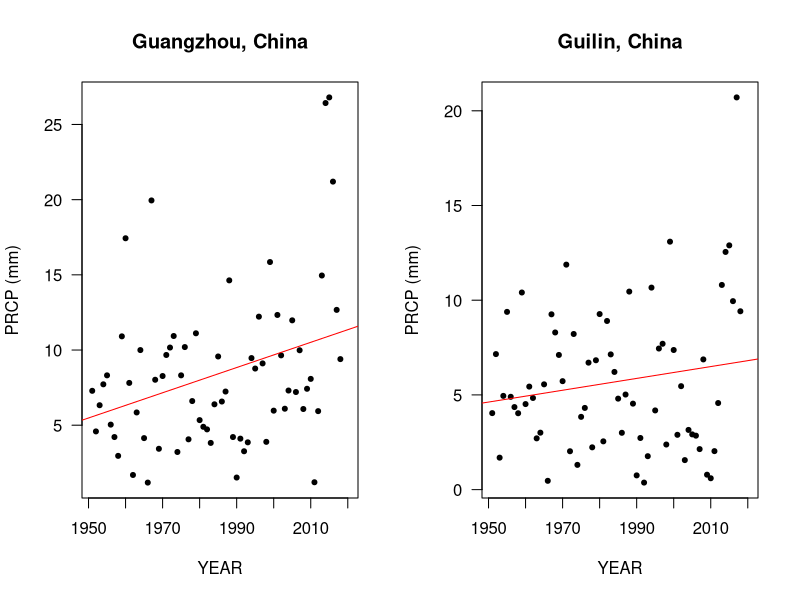

Generate this figure with R:
## ---- chunk 1
knitr::opts_chunk$set(echo = TRUE)
## ---- chunk 2
read.csv("guangzhouprecip.csv")
guangzhou_precdata <- read.csv("guangzhouprecip.csv")
head(guangzhou_precdata)
str(guangzhou_precdata)
names(guangzhou_precdata)
## ---- chunk 3
#plotting guangzhou data
#plot(PRCP~DATE, guangzhou_precdata)
min(guangzhou_precdata$PRCP)
strDates <- as.character(guangzhou_precdata$DATE)
guangzhou_precdata$NewDate <- as.Date(strDates, "%Y-%m-%d")

## ---- chunk 4
#plot(PRCP~NewDate, guangzhou_precdata)
prcp.lm=lm(PRCP~NewDate, data=guangzhou_precdata)
#abline(coef(prcp.lm), col="red")
## ---- chunk 5
#monthly means for the year
guangzhou_precdata$Month = format(as.Date(guangzhou_precdata$NewDate), format = "%m")
guangzhou_precdata$Year = format(guangzhou_precdata$NewDate, format="%Y")
MonthlyPRCPMean = aggregate(PRCP~Month+Year, guangzhou_precdata, mean)
MonthlyPRCPMean$YEAR = as.numeric(MonthlyPRCPMean$Year)
MonthlyPRCPMean$MONTH = as.numeric(MonthlyPRCPMean$Month)
#plot(MonthlyPRCPMean$PRCP)
## ---- chunk 6
#mean for August
#plot(PRCP~YEAR, data=MonthlyPRCPMean[MonthlyPRCPMean$Month=="08",], xlim=c(1951,2020))
August.lm <- lm(PRCP~YEAR, data=MonthlyPRCPMean[MonthlyPRCPMean$Month=="08",])
#abline(coef(August.lm), col='red')
summary(August.lm)
## ---- chunk 7
#importing guilin prcp data
read.csv("1628919.csv")
guilin_precdata <-read.csv("1628919.csv")
head(guilin_precdata)
str(guilin_precdata)
names(guilin_precdata)
## ---- chunk 8
#plotting guilin data
#plot(PRCP~DATE, guilin_precdata)
min(guilin_precdata$PRCP)
strDates <- as.character(guilin_precdata$DATE)
guilin_precdata$NewDate <- as.Date(strDates, "%Y-%m-%d")
## ---- chunk 9
#plot(PRCP~NewDate, guilin_precdata)
prcp2.lm=lm(PRCP~NewDate, data=guilin_precdata)
#abline(coef(prcp.lm), col="red")
## ---- chunk 10
#monthly means for the year
guilin_precdata$Month = format(as.Date(guilin_precdata$NewDate), format = "%m")
guilin_precdata$Year = format(guilin_precdata$NewDate, format="%Y")
MonthlyPRCP2Mean = aggregate(PRCP~Month+Year, guilin_precdata, mean)
MonthlyPRCP2Mean$YEAR = as.numeric(MonthlyPRCP2Mean$Year)
MonthlyPRCP2Mean$MONTH = as.numeric(MonthlyPRCP2Mean$Month)
#plot(MonthlyPRCP2Mean$PRCP)
## ---- chunk 11
#mean for August Guilin
#plot(PRCP~YEAR, data=MonthlyPRCP2Mean[MonthlyPRCP2Mean$Month=="08",], xlim=c(1951,2020))
August2.lm <- lm(PRCP~YEAR, data=MonthlyPRCP2Mean[MonthlyPRCP2Mean$Month=="08",])
#abline(coef(August2.lm), col='red')
summary(August2.lm)
## ---- chunk 12
#lining up the two graphs from guangzhou and guilin
par(mfrow = c(1,2))

plot(PRCP~YEAR, data=MonthlyPRCPMean[MonthlyPRCPMean$Month=="08",], xlim=c(1951,2020), 
     main = "Guangzhou, China",
     xlab = "YEAR",
     ylab = "PRCP (mm)",
     pch=20, las=1, col='black') 
August.lm <- lm(PRCP~YEAR, data=MonthlyPRCPMean[MonthlyPRCPMean$Month=="08",])
abline(coef(August.lm), col='red')
summary(August.lm)

plot(PRCP~YEAR, data=MonthlyPRCP2Mean[MonthlyPRCP2Mean$Month=="08",], xlim=c(1951,2020),
     main = "Guilin, China",
     xlab = "YEAR",
     ylab = "PRCP (mm)",
     pch=20, las=1, col='black')
August2.lm <- lm(PRCP~YEAR, data=MonthlyPRCP2Mean[MonthlyPRCP2Mean$Month=="08",])
abline(coef(August2.lm), col='red')
summary(August2.lm)
